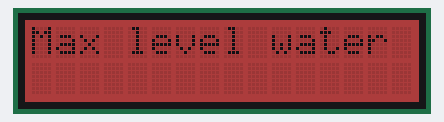
The sketch below on a simulated ESP8266 (NodeMCU). Shown: 16×2 character LCD.

Above: at 0.1 s.
At 1.2 s:
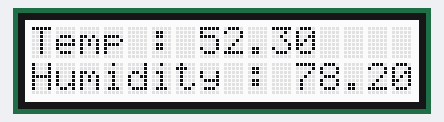

Measured:
- what the display in image 1 shows lasts 3.0 s, from 1.1 s to 4.1 s

The sketch:

ProjetMushroom_Nell.ino
```cpp
#include <iostream>
#include <sstream>
#include "LCD.h"

using namespace std;

LCD lcd(16,2);

void setup()
{

}

void loop()
{
    lcd.LCD_DisplayData(52.3,78.2,true);

    delay(3000);
}
```

capteurNiveauEau.cpp
```cpp
#include <Arduino.h> //a mettre en premiere ligne dans tous les fichiers (redefinition du type byte)
#include "capteurNiveauEau.h"

using namespace std;

#define pinCapteur D0

CapteurNiveauEau::CapteurNiveauEau(){
  niveauMax = false;
}

CapteurNiveauEau::~CapteurNiveauEau(){
  //destruction de l'instance du capteur
  //pas de modification particuliere
  Serial.print(F("Capteur de niveau d'eau détruit"));
}

void CapteurNiveauEau::capteurEau_Init(int mode){
  //configuration d'un pin GPIO
  pinMode(pinCapteur, mode);
}

void CapteurNiveauEau::setLevel(){
  niveauMax = digitalRead(pinCapteur);
}

bool CapteurNiveauEau::getLevel(){
  if(niveauMax == true){
    Serial.print(F("Niveau d'eau haut"));
  } else {
    Serial.print(F("Niveau d'eau bas"));
  }

  return niveauMax;
}
```

capteurNiveauEau.h
```cpp
#ifndef CAPTEUREAU_H
#define CAPTEUREAU_H

#include <string.h>
#include <stdio.h>

using namespace std;


/*
    le capteur de niveau d'eau a pour objectif de signaler lorsque le reservoir d'eau dans le bac de culture est a son niveau maximal.
    Il s'agit d'un simple pont diviseur de tension. Si les deux pattes du capteur ne sont pas immergees alors la resistance vaut +infini
    et la tension lu vaut alors 0 modulo la resistance du bas. On initialise la broche de GPIO en pull-up.

    Connexion du capteur sur le GPIO33 configure en pull-up soit la pin 33

    Ce capteur permet de fermer l'electrovanne. L'electrovanne peut etre active que si ce capteur n'est pas vrai.
*/

class CapteurNiveauEau{
    public :

    //Constructeur
    CapteurNiveauEau();

    //Destructeur
    ~CapteurNiveauEau();

    //initialisation du pin de lecture
    void capteurEau_Init(int mode);

    //Mise à jour de la valeur du capteur
    void setLevel();

    //Revoie de la valeur du capteur
    bool getLevel();

    private :
    bool niveauMax;
};

#endif
```

LCD.cpp
```cpp
#include <Arduino.h>

#include <Wire.h>
#include "rgb_lcd.h"
#include <iostream>
#include <sstream>
#include <string>
#include "LCD.h"

using namespace std;

LCD::LCD(int columns, int rows){
  lcd.begin(columns, rows);
  lcd.display();
}

LCD::~LCD(){
  lcd.noDisplay();
}

void LCD::LCD_DisplayData(float temperature, float humidity, bool waterLevel){

  String m;
  char* message;

  lcd.clear();

  if(waterLevel){
    m = "Max level water";

    lcd.setRGB(150, 0, 0);

    message = new char[m.length() + 1];
    strcpy(message, m.c_str());

    lcd.print(message);
  }

  delay(1000);

  lcd.clear();

  lcd.setColorWhite();

  lcd.setCursor(0,0);

  m = "Temp : ";
  m += temperature;

  message = new char[m.length() + 1];
  strcpy(message, m.c_str());

  lcd.print(message);

  lcd.setCursor(0,1);

  m = "Humidity : ";
  m += humidity;

  message = new char[m.length() + 1];
  strcpy(message, m.c_str());


  lcd.print(message);

  delete [] message;

}
```

LCD.h
```cpp
#ifndef LCD_H
#define LCD_H

#include <Wire.h>
#include "rgb_lcd.h"

class LCD{
    public:

        LCD(const int columns, const int rows);

        ~LCD();

        void LCD_DisplayData(float temperature, float humidity, bool waterLevel);

    private:
      rgb_lcd lcd;

};

#endif
```
